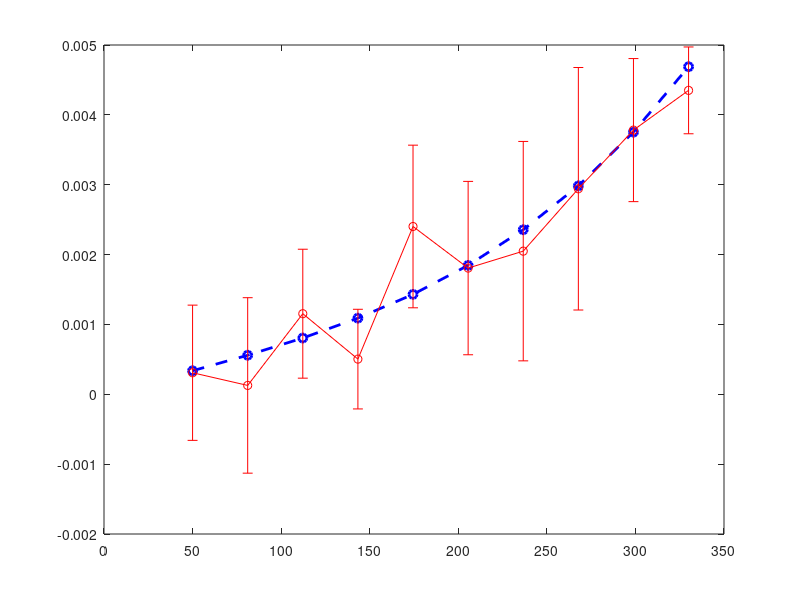

Write MATLAB code to recreate this figure. (Note: this script raises an error after producing the figure.)
%% Metropolis algorithm
% This code illustrates the implementation of the Metropolis algorithm for
% plastic deformation model, e: strain, T: stress
%
%     e = T/E + 0.002*(T/Ty)^3.5, where E and Ty are model parameters
%
% Here we are sampling the Young's modulus and yield stress
% parameters theta = [E,Ty]

clear all; close all; clc	


%% Define forward model
% plastic deformation model is defined as an anonymous function

forward = @(T,parameters)  T./parameters(1) + 0.002*(T./parameters(2)).^3.5 ;



%% Denerate synthetic data from forward model

% true parameters
E = 150e3;
Ty = 310;

% true stress-strain points 
n = 10;
T_true = linspace(50, 330, n);
e_true = forward(T_true,[E, Ty]);

% adding fixed data noise to the true strain
num_exprmt = 10; % number of stress-strain curves
data_stDev = 0.001;

e_exprmts=zeros(num_exprmt,length(e_true));
for i = 1:num_exprmt
    e_exprmts(i,:) = e_true + normrnd(0,data_stDev, size(e_true));
end
e_data_mean = mean(e_exprmts);
e_data_stDev = std(e_exprmts);

% plot synthetic data
figure()
plot(T_true, e_true, '--bo', 'LineWidth', 2); hold on;
errorbar(T_true, e_data_mean, e_data_stDev, '-ro', 'LineWidth', 2);
xlim([25,350])
xlabel('Stress, T')
ylabel('Strain, e')
legend('True model','Sythetic data','location','northwest')
set(gca,'FontSize',24)


%% Define Gaussian prior

% parameter1: E 
E_min  = 100E3;          % lowerbound
E_max  = 500E3;          % upperbound
E_prior_mean  = 300E3;   % prior mean
E_prior_stDev = 6.7E4;   % prior standard deviation

% parameter1: Ty
Ty_min  = 200;          % lowerbound
Ty_max  = 400;          % upperbound
Ty_prior_mean  = 300;   % prior mean
Ty_prior_stDev = 34; % prior standard deviation

% rearrange prior infos
prior_mean = [E_prior_mean Ty_prior_mean];
prior_var  = diag([E_prior_stDev Ty_prior_stDev].^2);
lobounds   = [E_min Ty_min];
upbounds   = [E_max Ty_max];


%% Define inputs of Metropolis: initial point and proposal variance

% start at prior means by default
MH_initial = [E_prior_mean  Ty_prior_mean];

% MH step size, assumed 1% of prior range here
proposal_variance = [(E_max-E_min)*0.05   (Ty_max-Ty_min)*0.05 ].^2;  


%% Define log-likelihood function

misfit = @(sample) (forward(T_true,sample) - e_data_mean).^2 ./ (e_data_stDev.^2) ;
loglike = @(sample) -sum( 0.5*misfit(sample) );


%% Construct a Metropolis chain of length N

N = 10000;                     
Nparam = length(MH_initial);

% initilize parameter samples
samples = zeros(N,Nparam)*nan; 

% initial sample at MH start
samples(1,:) = MH_initial;

loglike_current = loglike(samples(1,:));
logprior_current = log(  mvnpdf(samples(1,:), prior_mean, prior_var)  );

for i = 2:N
    
    % proposed a parameter sample
    % resample if the sample is not in prior bounds
    in_range = 0; 
    while ~in_range
        proposed_sample = samples(i-1,:) + mvnrnd( [0,0],  diag(proposal_variance)  );
        if sum(  (proposed_sample>upbounds) + (proposed_sample<lobounds)   ) == 0
            in_range = 1;
        end            
    end
    
    loglike_proposal = loglike(proposed_sample);
    logprior_proposal = log(  mvnpdf(proposed_sample, prior_mean, prior_var)  );
    
    
    % acceptance ratio
    accept =  exp(  (loglike_proposal + logprior_proposal) - (loglike_current + logprior_current)  );
    
    if  rand(1) < min(1,accept)
        % accept the proposed sample and update the current infos
        samples(i,:) = proposed_sample;
        loglike_current  = loglike_proposal;
        logprior_current = logprior_proposal;
            
    else
        % reject proposal, stay at the same sample
        samples(i,:) = samples(i-1,:);
        
    end  
end

% burn-in period: 20% of the samples
burn_in = round(N*0.2);


%% Plot MH results


% marginal paths of the chain
figure()
title('Marginal paths')
subplot(1,2,1)
plot(samples(burn_in+1:end,1)); hold on;
plot(0,E, '*', 'Markersize', 15,'LineWidth',3);
xlabel('Chain iteration')
ylabel('E')
set(gca,'FontSize',20)

subplot(1,2,2)
plot(samples(burn_in+1:end,2)); hold on;
plot(0,Ty, '*', 'Markersize', 15,'LineWidth',3);
xlabel('Chain iteration')
ylabel('Ty')
set(gca,'FontSize',20)

% marginal posterior distribution
figure()
title('Marginal posterior distributions of parameters')
subplot(1,2,1)
histogram(samples(burn_in+1:end,1),50,'edgecolor','none','Normalization','pdf'); hold on;
plot(E,0,'*', 'Markersize', 15,'LineWidth',3);
Elocs = linspace(lobounds(1),upbounds(1),200);
plot(Elocs,normpdf(Elocs, prior_mean(1), sqrt(prior_var(1,1))  ),'LineWidth',5);
xlim([E_min, E_max])
xlabel('E')
legend('Posterior Samples','True','Prior','location','northwest')
set(gca,'FontSize',20)

subplot(1,2,2)
histogram(samples(burn_in+1:end,2),50,'edgecolor','none','Normalization','pdf'); hold on;
plot(Ty,0,'*', 'Markersize', 15,'LineWidth',3);
Tylocs = linspace(lobounds(2),upbounds(2),200);
plot(Tylocs,normpdf(Tylocs, prior_mean(2), sqrt(prior_var(2,2))  ),'LineWidth',5);
xlim([Ty_min, Ty_max])
xlabel('Ty')
legend('Posterior Samples','True','Prior','location','northwest')
set(gca,'FontSize',20)

% posterior samples
figure
plot(E, Ty, 'b*', 'Markersize', 15,'LineWidth',3)
hold on
plot(samples(burn_in+1:end,1), samples(burn_in+1:end,2), 'ro', 'Markersize', 3);
xlabel('E'); xlabel('Ty')
set(gca,'FontSize',24)


% autocorelation
figure
nlags =30;
[ACF_E,lags,bounds] = autocorr(samples(1:end,1), nlags, 0);
[ACF_Ty,lags,bounds]= autocorr(samples(1:end,2), nlags, 0);
plot(lags,ACF_E,'bo-',lags,ACF_Ty,'r*-','linewidth',3);
ylabel('Autocorrelation');
xlabel('Lag');
grid on;
legend('E','Ty');
set(gca,'FontSize',24)


% Covariance and Correlation Matrices
cov_matrix  = cov(samples)
corr_matrix = corr(samples)



%% Forward uncertianty propagation

fwds = [];
for i = burn_in+1:N
    fwds(end+1,:) = forward(T_true,samples(i,:));
end

fwd_mean = mean(fwds);
fwd_stDev  = std(fwds);
    
    
% plot data and model prediction
figure()
plot(T_true,fwd_mean+fwd_stDev, 'k', 'LineWidth', 2);hold on;
plot(T_true,fwd_mean, 'r', 'LineWidth', 2);
plot(T_true,fwd_mean-fwd_stDev, 'g', 'LineWidth', 2);
errorbar(T_true, e_data_mean, e_data_stDev, 'ob', 'LineWidth', 2);
xlim([25,350])
xlabel('Stress, T')
ylabel('Strain, e')
legend('Model (upper)','Model (mean)', 'Model (lower)',...
    'Data','location','northwest')
set(gca,'FontSize',24)
